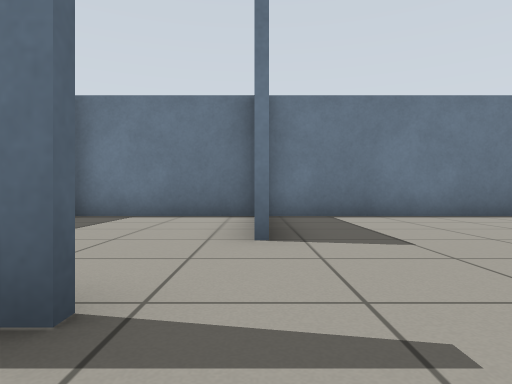
View 1 (above)

24 first-person views from a walk through a world built for the Gazebo simulator. The camera is 0.5 m above the floor, looks level and sees 75° across. The floor is counted in squares, 1 m on a side. Each view is taken from the middle of a square. On the plan, view 1 faces up. The plan holds only what a view shows up to about 9 squares ahead; the rest is blank.

View 2
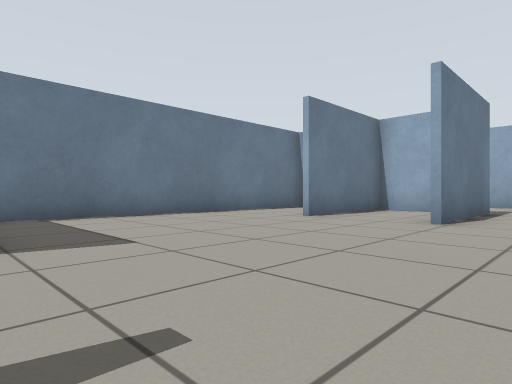

View 3
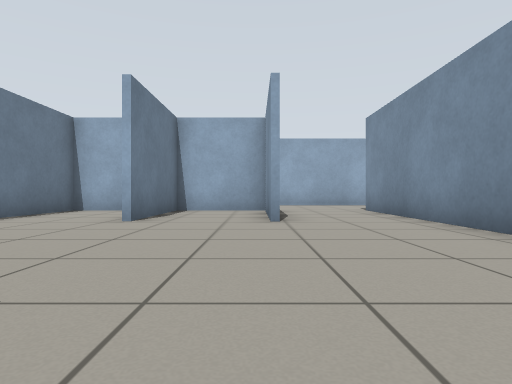

View 4
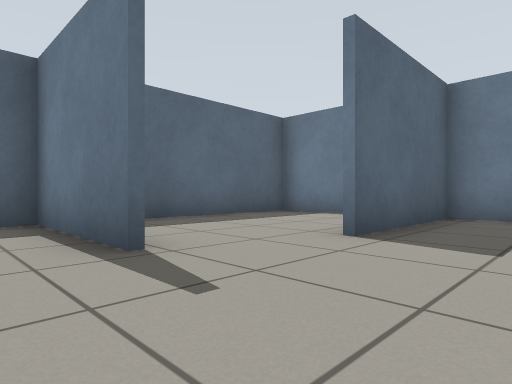

View 5
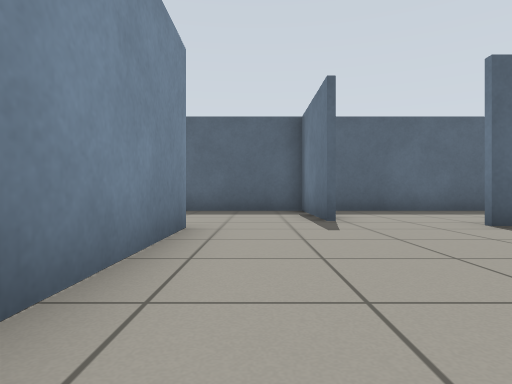

View 6
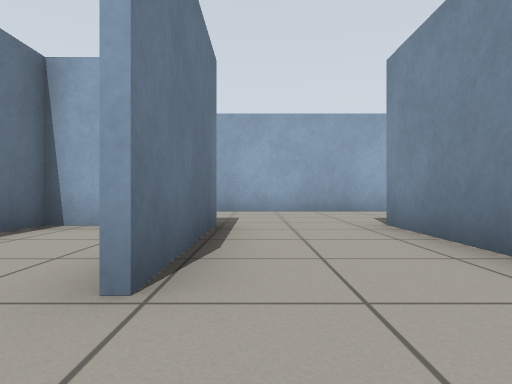

View 7
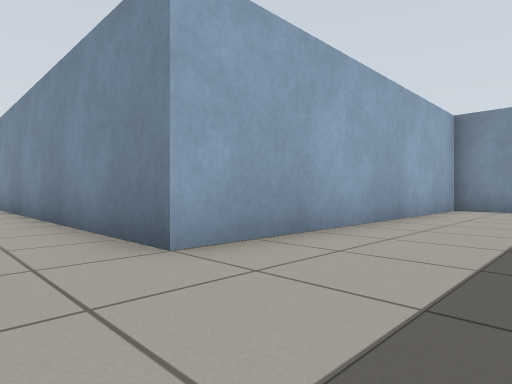

View 8
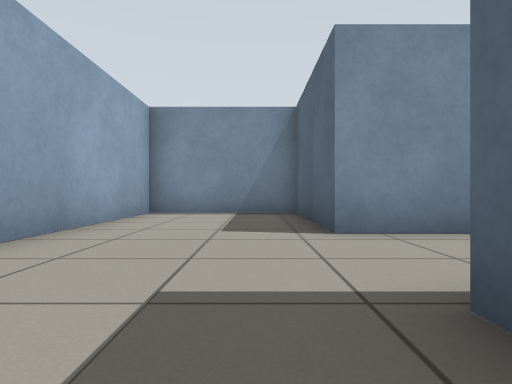

View 9
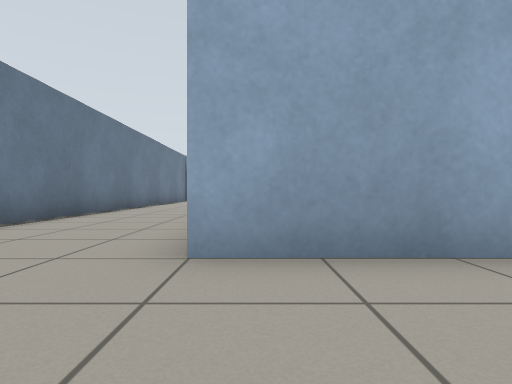

View 10
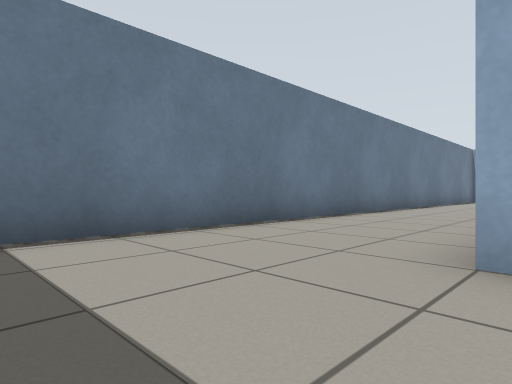

View 11
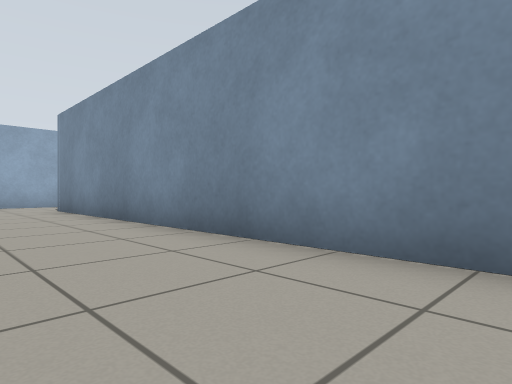

View 12
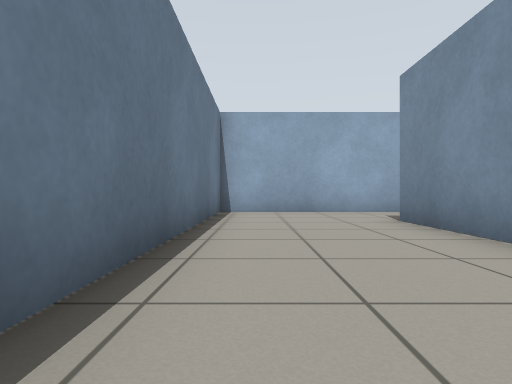

View 13
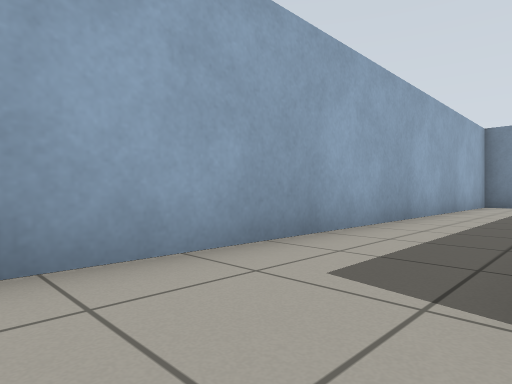

View 14
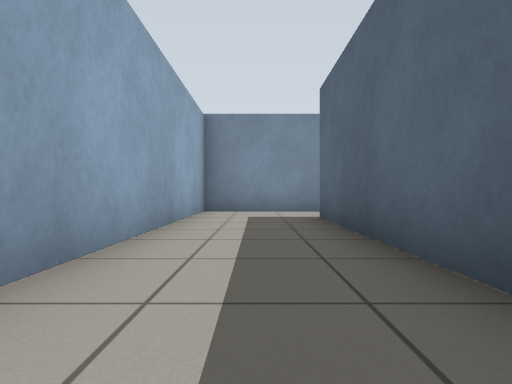

View 15
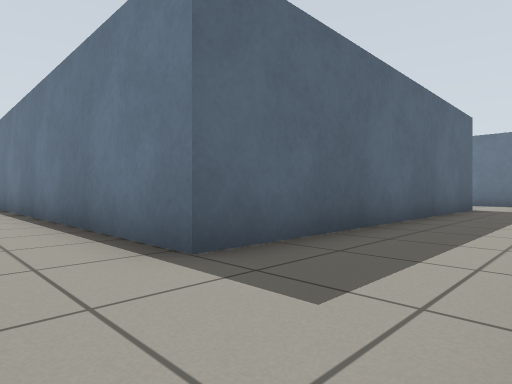

View 16
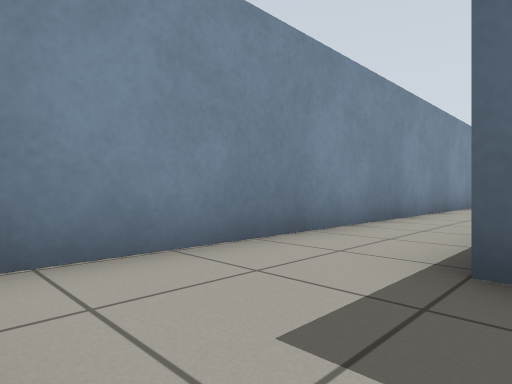

View 17
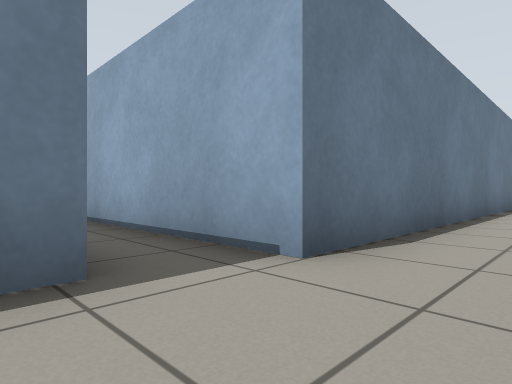

View 18
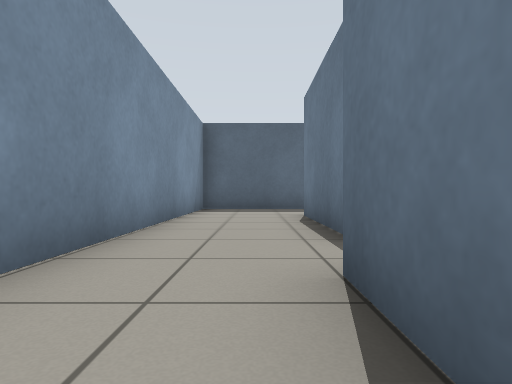

View 19
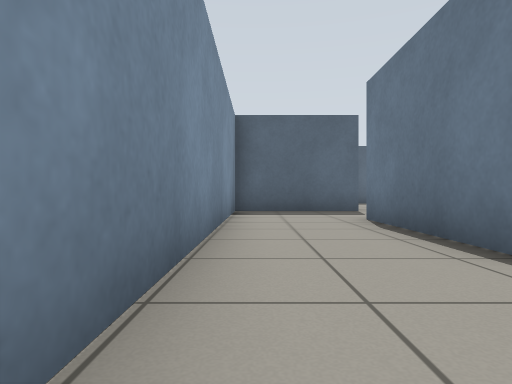

View 20
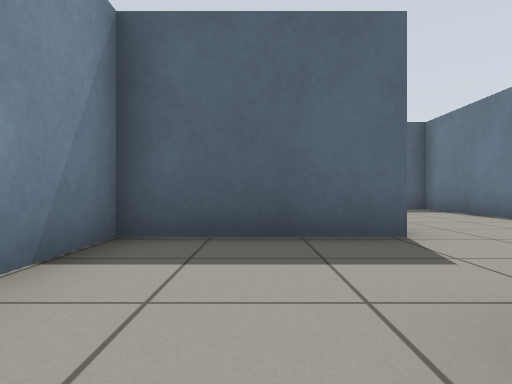

View 21
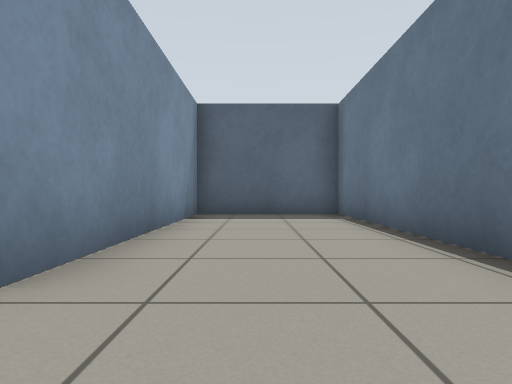

View 22
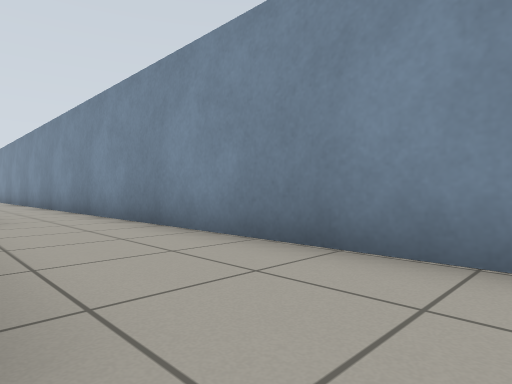

View 23
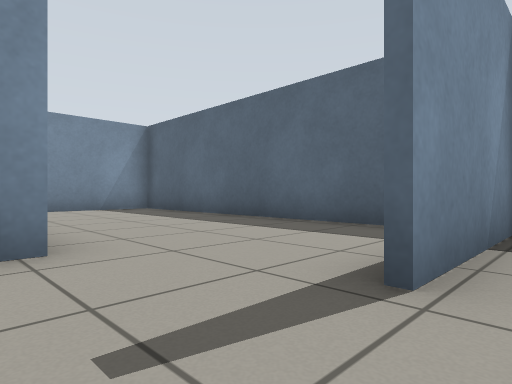

View 24
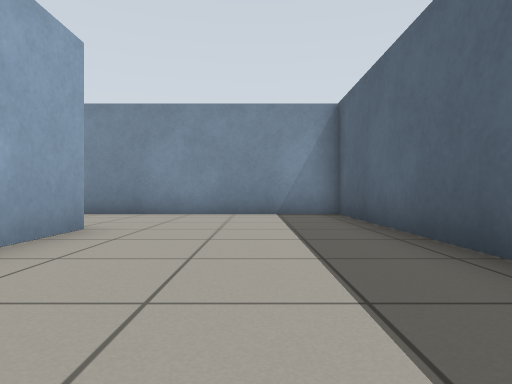

### Floor plan
Ten units are one square. View 1 is at (0, 0); x grows to the right and y downward. Boxes are objects, and circles mark ways between rooms. Rooms are numbered by the first view taken in them; rooms with no view inside come last. Other rooms are left out.
<svg viewBox="-44 -74 332 154">
<path fill="none" stroke="#000" d="M58 -17 82 -17M3 10 45 10M0 -69 -39 -69 -39 -21M-38 -14 -6 -14M90 -16 90 -41 56 -41M90 -55 90 -69 1 -69 1 -34M190 -69 105 -69M91 -16 55 -16M128 50 89 50M45 10 91 10 91 48 125 48 125 -35 258 -35 258 55 140 55M63 55 63 75 283 75 283 -69 211 -69M56 11 5 11 5 43 63 43 63 55M3 45 3 30M-6 -12 -39 -12 -39 75 20 75"/>
<circle cx="55" cy="-5" r="3" fill="#2a7"/>
<circle cx="-10" cy="0" r="3" fill="#2a7"/>
<circle cx="75" cy="45" r="3" fill="#2a7"/>
<text x="20" y="-30">1</text>
<text x="180" y="-40">2</text>
<text x="50" y="30">3</text>
<text x="0" y="50">4</text>
</svg>
Room 1 opens to room 2. Room 1 opens to room 4. Room 2 opens to room 3.

Where each view was taken, in squares from view 1:
view 1: 0 up, 0 right, facing up
view 2: 0 up, 0 right, facing up-right
view 3: 2 up, 0 right, facing right
view 4: 0 up, 2 right, facing up-left
view 5: 0 up, 5 right, facing left
view 6: 1 up, 4 right, facing right
view 7: 5 up, 10 right, facing down-right
view 8: 3 up, 10 right, facing down
view 9: 3 up, 10 right, facing right
view 10: 3 up, 10 right, facing up-right
view 11: 6 up, 16 right, facing down-right
view 12: 6 up, 20 right, facing right
view 13: 5 up, 26 right, facing down-right
view 14: 1 up, 27 right, facing down
view 15: 7 down, 28 right, facing up-left
view 16: 5 down, 28 right, facing down-left
view 17: 7 down, 12 right, facing up-right
view 18: 6 down, 16 right, facing left
view 19: 7 down, 15 right, facing left
view 20: 6 down, 10 right, facing left
view 21: 3 down, 8 right, facing left
view 22: 5 down, 8 right, facing down-right
view 23: 2 up, 1 right, facing down-left
view 24: 0 up, 2 left, facing down
